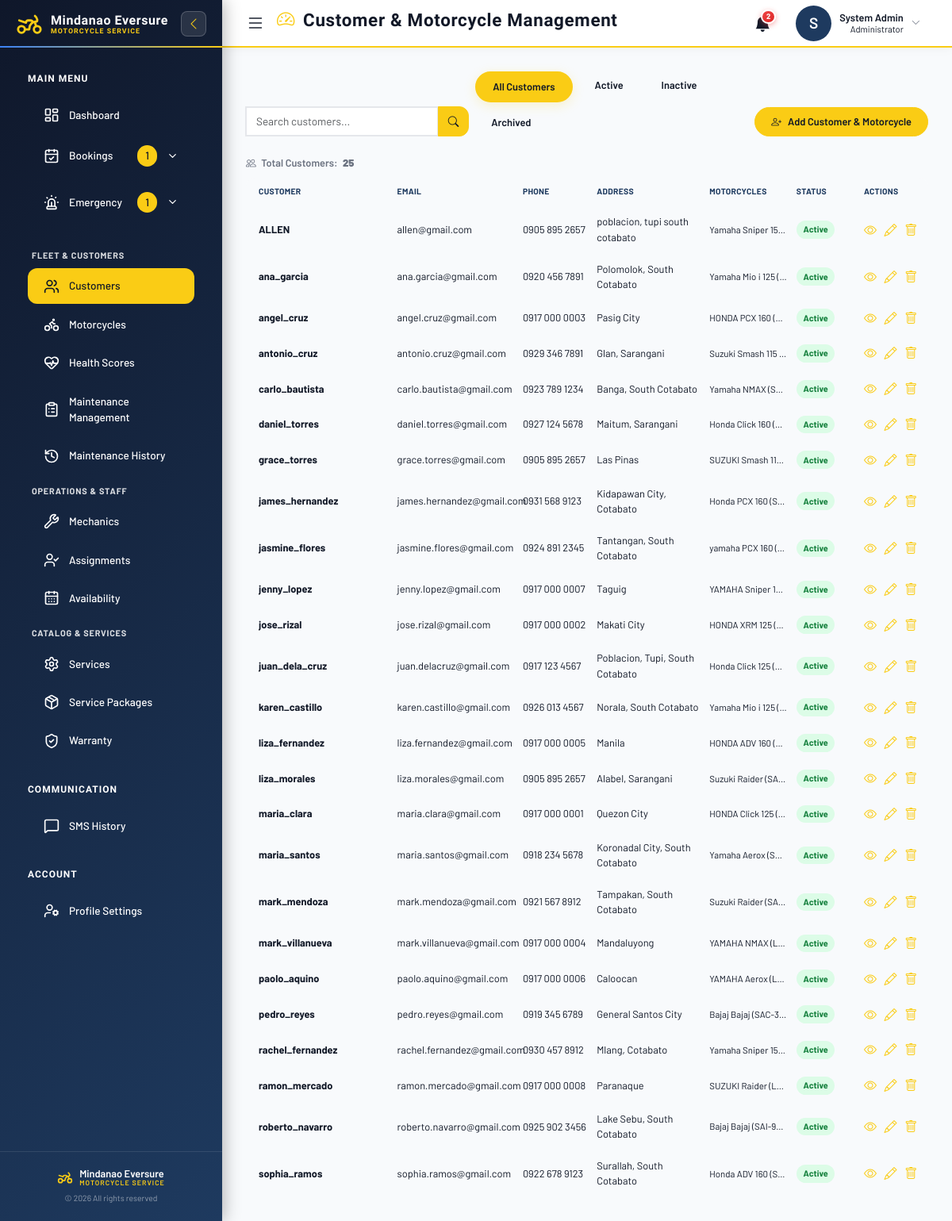
The page /manage_customers_motorcycles.php (signed in) on the database its author committed.
### tables this page shows
CREATE TABLE `users` (
  `id` int(11) NOT NULL AUTO_INCREMENT,
  `username` varchar(100) NOT NULL,
  `email` varchar(100) NOT NULL,
  `password` varchar(255) NOT NULL,
  `phone` varchar(20) DEFAULT NULL,
  `address` text DEFAULT NULL,
  `birthdate` date DEFAULT NULL,
  `gender` enum('Male','Female','Other') DEFAULT NULL,
  `status` varchar(20) DEFAULT 'Active',
  `archived` tinyint(1) DEFAULT 0,
  `role` enum('admin','customer','mechanic') DEFAULT 'customer',
  `created_at` timestamp NOT NULL DEFAULT current_timestamp(),
  `name` varchar(100) NOT NULL DEFAULT '',
  PRIMARY KEY (`id`),
  UNIQUE KEY `email` (`email`)
);

### manage_customers_motorcycles.php (the view, shortened to what this page needs)
<?php
$customers = [];
$current_status = $_GET['status'] ?? 'All';
require 'db.php';
try {
    $pdo->exec("ALTER TABLE motorcycles ADD COLUMN IF NOT EXISTS image VARCHAR(255) NULL");
} catch (PDOException $e) {
    error_log("Motorcycles image column check failed: " . $e->getMessage());
}
function formatPhoneDisplay($phone) {
    $d = preg_replace('/\D/', '', (string)$phone);
    return strlen($d) === 11 ? substr($d, 0, 4) . ' ' . substr($d, 4, 3) . ' ' . substr($d, 7, 4) : (string)$phone;
}
function renderCustomerList(array $customers) {
    ?>
    <?php if (empty($customers)): ?>
    <div class="text-center py-5">
        <i class="bi bi-people display-1 text-muted"></i>
        <h4 class="mt-3 text-muted">No customers found</h4>
        <p class="text-muted">Start by adding a new customer</p>
    </div>
    <?php else: ?>
    <div class="customer-total"><i class="bi bi-people"></i> Total Customers: <strong><?= count($customers) ?></strong></div>
    <div class="customer-list" id="customersTable">
        <div class="customer-list-header">
            <span class="customer-col-name">Customer</span>
            <span class="customer-col-email">Email</span>
            <span class="customer-col-phone">Phone</span>
            <span class="customer-col-address">Address</span>
            <span class="customer-col-motorcycles">Motorcycles</span>
            <span class="customer-col-status">Status</span>
            <span class="customer-col-actions">Actions</span>
        </div>
        <?php foreach ($customers as $customer): ?>
        <div class="customer-row" data-username="<?= strtolower(htmlspecialchars($customer['username'])) ?>" data-email="<?= strtolower(htmlspecialchars($customer['email'])) ?>" data-phone="<?= strtolower(htmlspecialchars($customer['phone'] ?? '')) ?>" data-motorcycles="<?= strtolower(htmlspecialchars($customer['motorcycle_details'] ?? '')) ?>">
            <div class="customer-cell customer-col-name">
                <div class="customer-name"><?= htmlspecialchars($customer['username']) ?></div>
            </div>
            <div class="customer-cell customer-col-email"><?= htmlspecialchars($customer['email']) ?></div>
            <div class="customer-cell customer-col-phone"><?= htmlspecialchars(formatPhoneDisplay($customer['phone'])) ?></div>
            <div class="customer-cell customer-col-address" title="<?= htmlspecialchars($customer['address']) ?>"><?= htmlspecialchars($customer['address']) ?></div>
            <div class="customer-cell customer-col-motorcycles">
                <?php if ($customer['motorcycle_details']): ?>
                    <div class="customer-meta"><?= htmlspecialchars($customer['motorcycle_details']) ?></div>
                <?php else: ?>
                    <div class="customer-meta">No motorcycles</div>
                <?php endif; ?>
            </div>
            <div class="customer-cell customer-col-status">
                <span class="customer-status <?= htmlspecialchars($customer['status']) ?>"><?= $customer['status'] ?></span>
            </div>
            <div class="customer-cell customer-col-actions">
                <div class="action-group">
                    <button type="button" class="action-btn view" onclick="showCustomerDetail(<?= $customer['id'] ?>)" title="View Details">
                        <i class="bi bi-eye"></i>
                    </button>
                    <button type="button" class="action-btn edit" onclick="editCustomer(<?= $customer['id'] ?>)" title="Edit Customer">
                        <i class="bi bi-pencil"></i>
                    </button>
                    <button type="button" class="action-btn delete" onclick="deleteCustomer(<?= $customer['id'] ?>, '<?= htmlspecialchars($customer['username']) ?>')" title="Delete Customer">
                        <i class="bi bi-trash"></i>
                    </button>
                </div>
            </div>
        </div>
        <?php endforeach; ?>
    </div>
    <?php endif; ?>
    <?php
}
$status_list = [
    'All' => 'All Customers',
    'Active' => 'Active',
    'Inactive' => 'Inactive',
    'Archived' => 'Archived',
];
$search = trim($_GET['search'] ?? '');
try {
    $query = "SELECT u.*,
              (SELECT COUNT(*) FROM motorcycles WHERE user_id = u.id) as motorcycle_count,
              (SELECT GROUP_CONCAT(CONCAT_WS('~|~', brand, model, plate_number, COALESCE(image,'')) SEPARATOR ';;')
               FROM motorcycles WHERE user_id = u.id) as motorcycle_rows
              FROM users u
              WHERE u.role = 'customer'";
    $params = [];
    $query .= " ORDER BY u.username ASC";
    $stmt = $pdo->prepare($query);
    $stmt->execute($params);
    $customers = $stmt->fetchAll(PDO::FETCH_ASSOC);
} catch (PDOException $e) {
    error_log("Error fetching customers: " . $e->getMessage());
    $customers = [];
}
require 'admin_sidebar_template.php';
?>
<div class="vc-master-detail">
    <div class="vc-master-col">
        <div id="customerListSection" class="customer-list-section">
<form method="GET" class="row g-2 mb-4 align-items-end" onsubmit="return false;">
    <div class="col-12 col-md-5 col-lg-4">
        <div class="input-group">
            <input type="text" name="search" class="form-control search-input" placeholder="Search customers..." value="<?= htmlspecialchars($search) ?>" oninput="liveSearchCustomers(this.value)">
            <button type="submit" class="btn btn-primary search-btn">
                <i class="bi bi-search"></i>
            </button>
        </div>
    </div>
    <div class="col-12 col-md">
        <div class="d-flex gap-2 flex-wrap">
            <?php foreach ($status_list as $key => $label): ?>
                <a href="?status=<?= $key ?>&search=<?= urlencode($search) ?>" class="btn btn-outline-<?= $current_status === $key ? 'primary' : 'secondary' ?> status-pill btn-sm px-3 py-2">
                    <?= $label ?>
                </a>
            <?php endforeach; ?>
        </div>
    </div>
    <div class="col-12 col-md-auto d-flex align-items-end">
        <button type="button" class="btn btn-primary btn-add-customer" data-bs-toggle="modal" data-bs-target="#addCustomerMotorcycleModal">
            <i class="bi bi-person-plus me-2"></i>Add Customer & Motorcycle
        </button>
    </div>
</form>
<div id="customerRows">
    <?php renderCustomerList($customers); ?>
</div>
</div>
</div>
</div>
<?php require 'admin_sidebar_footer.php'; ?>

### admin_sidebar_template.php (style rules this page uses)
:root { --sidebar-width: 280px; --primary-color: #0f172a; --primary-gradient: linear-gradient(135deg, #0f172a 0%, #1e3a5f 100%); --accent-color: #1e3a5f; --accent-gradient: linear-gradient(135deg, #0f172a 0%, #1e3a5f 100%); --bg-light: #f1f5f9; --bg-card: #ffffff; --text-dark: #1e293b; --text-light: #64748b; --success: #10b981; --danger: #ef4444; --info: #3b82f6; --sidebar-bg: #0f172a; }
* { margin: 0; padding: 0; box-sizing: border-box; }
body { font-family: 'Poppins', sans-serif; background: var(--bg-light); color: var(--text-dark); overflow: hidden; width: 100%; height: 100vh; }

### admin_sidebar_footer.php (style rules this page uses)
:root { --primary-color: #3b82f6; --primary-gradient: linear-gradient(135deg, #FACC15 0%, #FDE047 100%); --primary-dark: #EAB308; --accent-color: #3b82f6; --accent-cyan: #06B6D4; --accent-cyan-dark: #0891B2; --bg-light: #F8FAFC; --bg-card: #ffffff; --bg-darker: #ffffff; --text-dark: #111827; --text-light: #6B7280; --text-muted: #6B7280; --border-color: #E2E8F0; --success: #10b981; --danger: #ef4444; --info: #06B6D4; --warning: #FACC15; --accent-gradient: linear-gradient(135deg, #FACC15 0%, #FDE047 100%); }
body { background: var(--bg-light); color: var(--text-dark); font-family: 'Poppins', sans-serif !important; }
.btn-primary { background: #FACC15 !important; border-color: #FACC15 !important; color: #111827 !important; }
.btn-outline-primary { color: var(--primary-color) !important; border-color: var(--primary-color) !important; }
a { color: var(--accent-cyan); }

### rows shown on the page
users: username "ALLEN", email "allen@gmail.com", phone "0905 895 2657", address "poblacion, tupi south cotabato", motorcycle_details "Yamaha Sniper 15…", status "Active"
users: username "ana_garcia", email "ana.garcia@gmail.com", phone "0920 456 7891", address "Polomolok, South Cotabato", motorcycle_details "Yamaha Mio i 125 (…", status "Active"
users: username "angel_cruz", email "angel.cruz@gmail.com", phone "0917 000 0003", address "Pasig City", motorcycle_details "HONDA PCX 160 (…", status "Active"
users: username "antonio_cruz", email "antonio.cruz@gmail.com", phone "0929 346 7891", address "Glan, Sarangani", motorcycle_details "Suzuki Smash 115…", status "Active"
users: username "carlo_bautista", email "carlo.bautista@gmail.com", phone "0923 789 1234", address "Banga, South Cotabato", motorcycle_details "Yamaha NMAX (S…", status "Active"
users: username "daniel_torres", email "daniel.torres@gmail.com", phone "0927 124 5678", address "Maitum, Sarangani", motorcycle_details "Honda Click 160 (…", status "Active"
users: username "grace_torres", email "grace.torres@gmail.com", phone "0905 895 2657", address "Las Pinas", motorcycle_details "SUZUKI Smash 11…", status "Active"
users: username "james_hernandez", email "james.hernandez@gmail.com", phone "0931 568 9123", address "Kidapawan City, Cotabato", motorcycle_details "Honda PCX 160 (S…", status "Active"
users: username "jasmine_flores", email "jasmine.flores@gmail.com", phone "0924 891 2345", address "Tantangan, South Cotabato", motorcycle_details "yamaha PCX 160 (…", status "Active"
users: username "jenny_lopez", email "jenny.lopez@gmail.com", phone "0917 000 0007", address "Taguig", motorcycle_details "YAMAHA Sniper 1…", status "Active"
users: username "jose_rizal", email "jose.rizal@gmail.com", phone "0917 000 0002", address "Makati City", motorcycle_details "HONDA XRM 125 (…", status "Active"
users: username "juan_dela_cruz", email "juan.delacruz@gmail.com", phone "0917 123 4567", address "Poblacion, Tupi, South Cotabato", motorcycle_details "Honda Click 125 (…", status "Active"
users: username "karen_castillo", email "karen.castillo@gmail.com", phone "0926 013 4567", address "Norala, South Cotabato", motorcycle_details "Yamaha Mio i 125 (…", status "Active"
users: username "liza_fernandez", email "liza.fernandez@gmail.com", phone "0917 000 0005", address "Manila", motorcycle_details "HONDA ADV 160 (…", status "Active"
users: username "liza_morales", email "liza.morales@gmail.com", phone "0905 895 2657", address "Alabel, Sarangani", motorcycle_details "Suzuki Raider (SA…", status "Active"
users: username "maria_clara", email "maria.clara@gmail.com", phone "0917 000 0001", address "Quezon City", motorcycle_details "HONDA Click 125 (…", status "Active"
users: username "maria_santos", email "maria.santos@gmail.com", phone "0918 234 5678", address "Koronadal City, South Cotabato", motorcycle_details "Yamaha Aerox (S…", status "Active"
users: username "mark_mendoza", email "mark.mendoza@gmail.com", phone "0921 567 8912", address "Tampakan, South Cotabato", motorcycle_details "Suzuki Raider (SA…", status "Active"
users: username "mark_villanueva", email "mark.villanueva@gmail.com", phone "0917 000 0004", address "Mandaluyong", motorcycle_details "YAMAHA NMAX (L…", status "Active"
users: username "paolo_aquino", email "paolo.aquino@gmail.com", phone "0917 000 0006", address "Caloocan", motorcycle_details "YAMAHA Aerox (L…", status "Active"
users: username "pedro_reyes", email "pedro.reyes@gmail.com", phone "0919 345 6789", address "General Santos City", motorcycle_details "Bajaj Bajaj (SAC-3…", status "Active"
users: username "rachel_fernandez", email "rachel.fernandez@gmail.com", phone "0930 457 8912", address "Mlang, Cotabato", motorcycle_details "Yamaha Sniper 15…", status "Active"
users: username "ramon_mercado", email "ramon.mercado@gmail.com", phone "0917 000 0008", address "Paranaque", motorcycle_details "SUZUKI Raider (L…", status "Active"
users: username "roberto_navarro", email "roberto.navarro@gmail.com", phone "0925 902 3456", address "Lake Sebu, South Cotabato", motorcycle_details "Bajaj Bajaj (SAI-9…", status "Active"
users: username "sophia_ramos", email "sophia.ramos@gmail.com", phone "0922 678 9123", address "Surallah, South Cotabato", motorcycle_details "Honda ADV 160 (S…", status "Active"

### other values the page prints
$pendingCount "1"
$emergencyCount "1"
$pageTitle "Customer & Motorcycle Management"
$adminNotificationCount "2"
substr($adminName, 0, 1) "S"
$adminName "System Admin"
$label "All Customers"
$label "Active"
$label "Inactive"
$label "Archived"
count($customers) "25"
